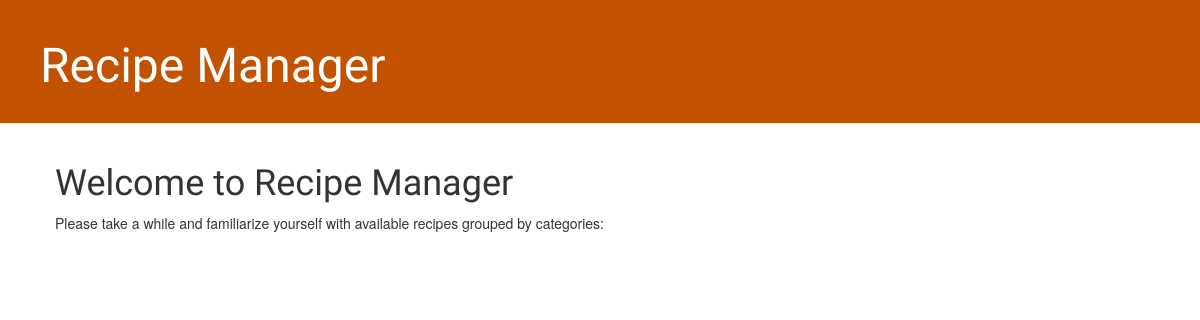
The page /categories on the database as committed earlier.
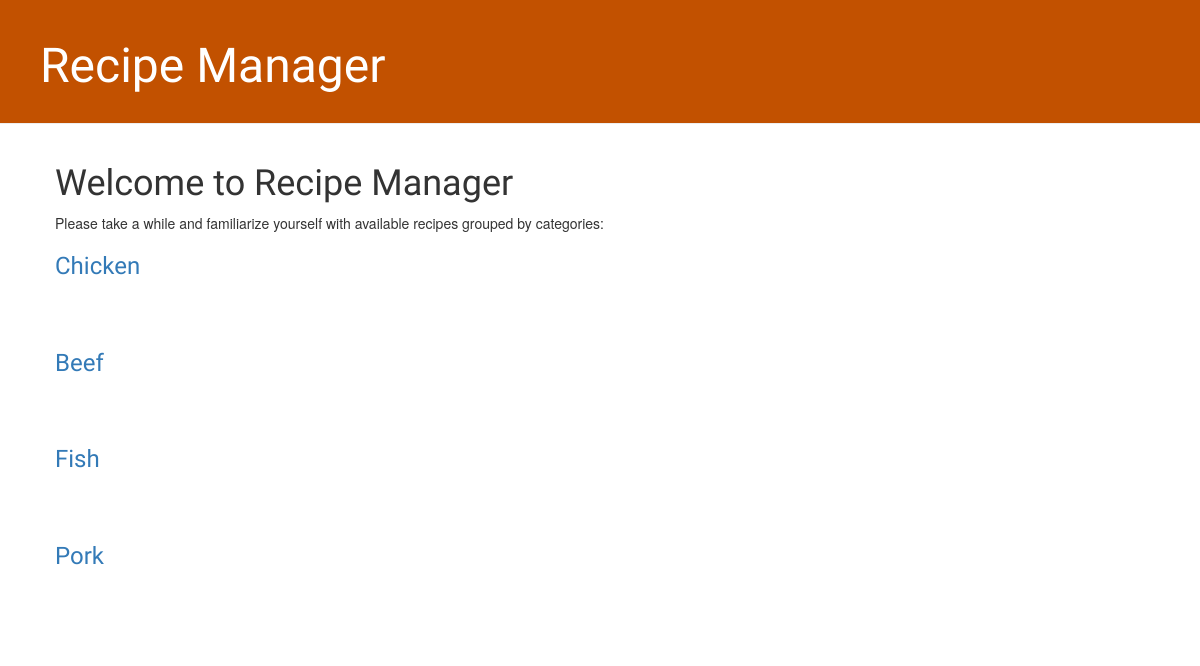
The same page on the database as committed later.
### recipes/models/category.py (models this page shows, shortened)
class Category(models.Model):
    name = models.CharField(max_length=100, db_comment="The name of the category.")

### recipes/views/categories_view.py (the view)
# urls.py: path('categories', views.categories_list, name='categories_list'),
def categories_list(request):
    try:
        categories = Category.objects.all()
        return render(request, 'categories/categories_list.html', {'categories': categories})
    except Http404:
        return render(request, "categories/error.html", {"error_title": "page not found",
                                                         "error_text1": "Sorry, but the page you requested cannot be found.",
                                                         "error_text2": "Try checking the URL for errors, then hit the refresh button on your browser."})

### recipes/templates/categories/categories_list.html
{% extends 'recipes/home.html' %}
{% block content %}
<div>
    <h1>Welcome to Recipe Manager</h1>
    <p>Please take a while and familiarize yourself with available recipes grouped by categories:</p>
</div>
{% for category in categories %}
<div class="recipe">
    <h3><a href="{% url 'category_detail' pk=category.pk %}">{{ category.name }}</a></h3>
</div>
{% endfor %}
{% endblock %}

### recipes/templates/recipes/home.html (shortened to what this page needs)
<!DOCTYPE html>
{%load static%}
<html lang="en">
<head>
    <link rel="stylesheet" href="//maxcdn.bootstrapcdn.com/bootstrap/3.2.0/css/bootstrap.min.css">
    <link rel="stylesheet" href="//maxcdn.bootstrapcdn.com/bootstrap/3.2.0/css/bootstrap-theme.min.css">
    <link rel="stylesheet" type="text/css" href="{% static 'css/recipes.css' %}">
</head>
<body>
<div class="page-header">
    <h1><a href="/">Recipe Manager</a></h1>
</div>
<div class="content container">
    <div class="row">
        <div class="col-md-8">
            {% block content %}
            {% endblock %}
        </div>
    </div>
</div>
</body>
</html>

### recipes/static/css/recipes.css (style rules this page uses)
.page-header { background-color: #C25100; margin-top: 0; padding: 20px 20px 20px 40px; }
.page-header h1, .page-header h1 a, .page-header h1 a:visited, .page-header h1 a:active { color: #ffffff; font-size: 36pt; text-decoration: none; }
.content { margin-left: 40px; }
h1, h2, h3, h4 { font-family: 'Lobster', cursive; }
.recipe { margin-bottom: 70px; }

Rows that differ between the two databases and show on the page:
added Category: name "Chicken"
added Category: name "Beef"
added Category: name "Fish"
added Category: name "Pork"
